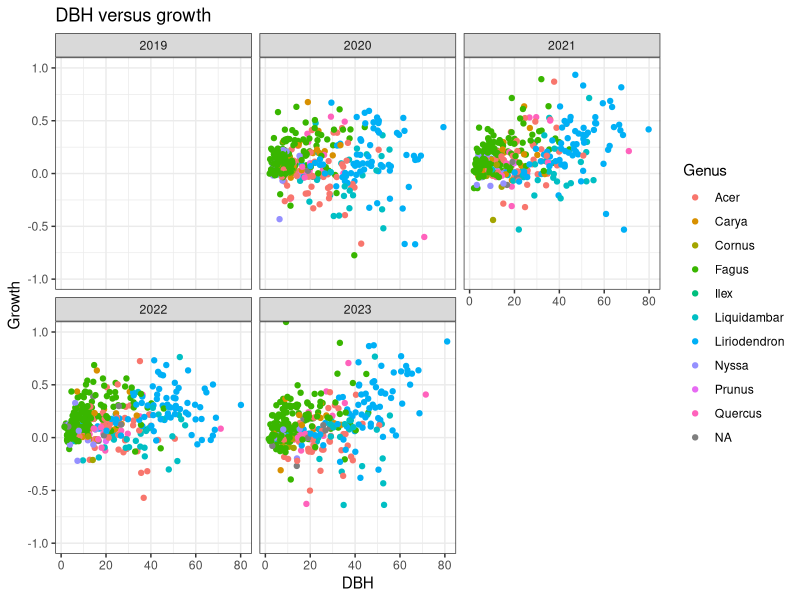
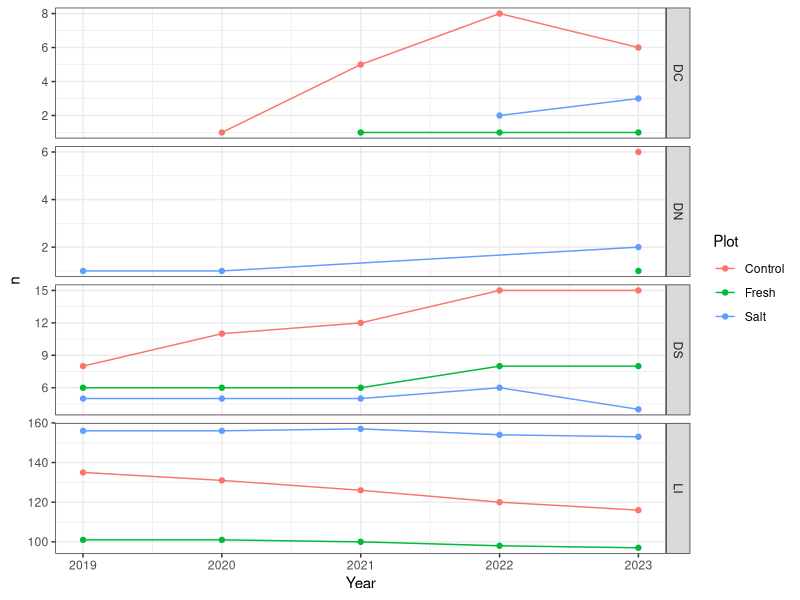
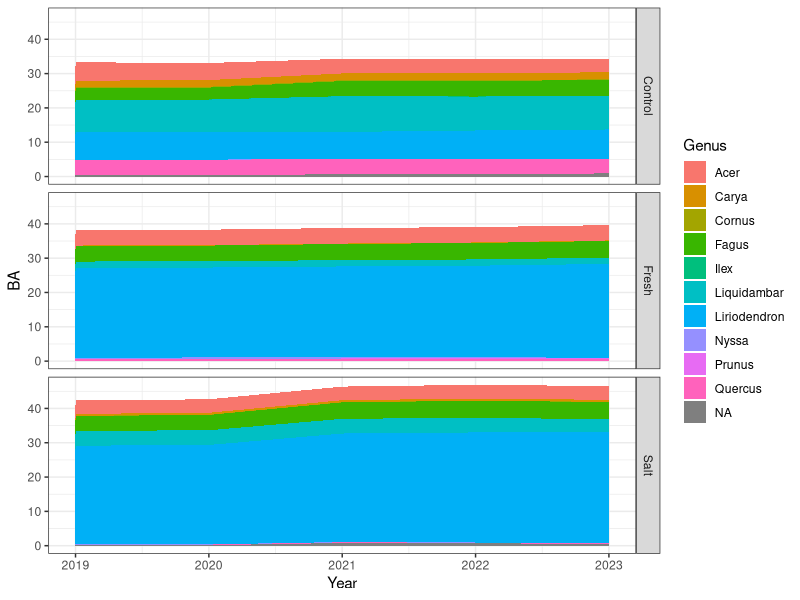
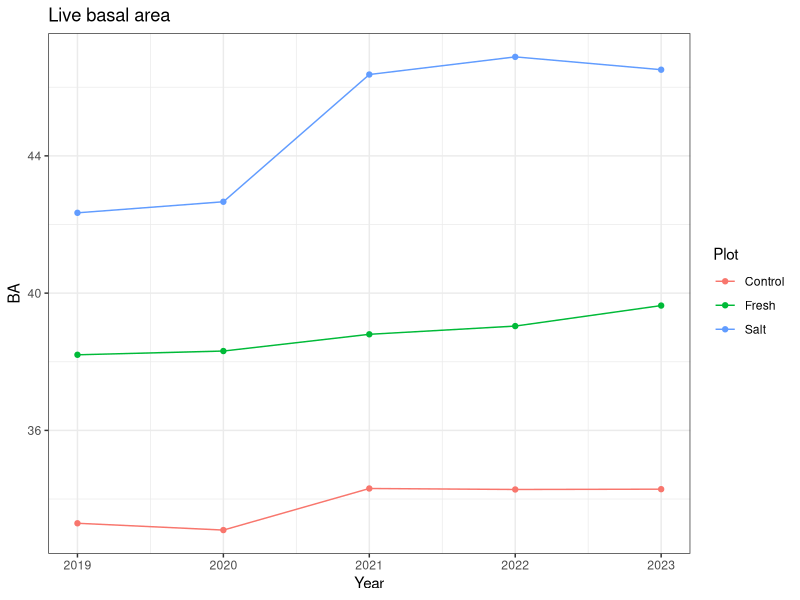
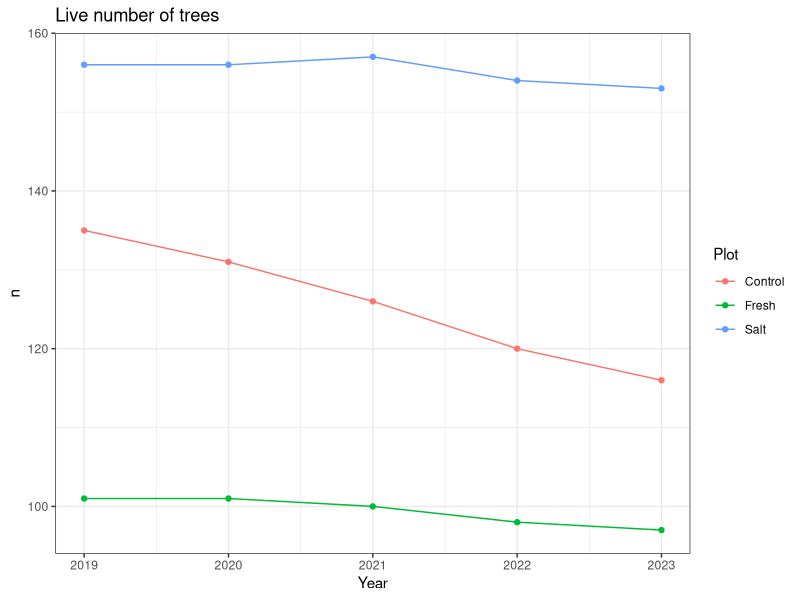

Generate these figures, in order, with R:
## ---- chunk 1
knitr::opts_chunk$set(echo = TRUE)

# QA/QC and summarize the TEMPEST inventory data
# BBL March 22022

library(readr)
library(dplyr)
library(tidyr)
library(ggplot2)
theme_set(theme_bw())
## ---- chunk 2
inv <- read_csv("../Data/tree_inventory/inventory.csv",
                col_types = cols(
                    Plot = col_character(),
                    Section = col_character(),
                    Tag = col_double(),
                    Grid = col_character(),
                    DBH_2019 = col_double(),
                    Date_2019 = col_date(format = ""),
                    Species_code = col_character(),
                    Status_2019 = col_character(),
                    DBH_2020 = col_double(),
                    Date_2020 = col_date(format = ""),
                    Status_2020 = col_character(),
                    Date_2021 = col_date(format = ""),
                    DBH_2021 = col_double(),
                    Status_2021 = col_character(),
                    Date_2022 = col_date(format = ""),
                    DBH_2022 = col_double(),
                    Status_2022 = col_character(),
                    Date_2023 = col_date(format = ""),
                    DBH_2023 = col_double(),
                    Status_2023 = col_character(),
                    Date_2024 = col_date(format = ""),
                    DBH_2024 = col_double(),
                    Status_2024 = col_character(),
                    In_Plot = col_logical(),
                    Notes = col_character(),
                    JS_codes = col_character()
                )
)
                
genera <- read_csv("../Data/tree_inventory/species-genera.csv", 
                   col_types = "cc")

# There are some trees in our records that aren't in the plot, because of plot
# relocation several years ago. Remove them
inv <- filter(inv, In_Plot)

# Compute growth
# Growth_{year} is the difference between DBH_{year} and DBH_{year-1}
# It may be negative, because of inaccuracies in hand measurement of DBH
# Also flag resurrection and zombie trees
cn <- colnames(inv)
cn <- cn[grep("DBH_[0-9]{4}$", cn)]
years <- as.integer(gsub("DBH_", "", cn))
for(yr in years[-1]) {
    inv[[paste0("Growth_", yr)]] <- inv[[paste0("DBH_", yr)]] - inv[[paste0("DBH_", yr-1)]]
    inv[[paste0("Resurrect_", yr)]] <- inv[[paste0("Status_", yr)]] == "LI" &
        inv[[paste0("Status_", yr-1)]] %in% c("DS", "DC")
    inv[[paste0("Zombie_", yr)]] <- inv[[paste0("Status_", yr)]] == "DS" &
        inv[[paste0("Status_", yr-1)]] == c("DC")}

# The inventory file is 'wide'; we want it long
# Helper function: pivot_longer and separate {prefix}_{year}
pivot_and_split <- function(df, col_prefix) {
    stopifnot(any(grepl(col_prefix, colnames(df)))) # not present
    newcol <- gsub("_", "", col_prefix)
    df %>%
        select(Plot, Section, Tag, Grid, Species_code, starts_with(col_prefix)) %>%
        pivot_longer(cols = starts_with(col_prefix), values_to = newcol) %>%
        separate(name, into = c("x", "Year")) %>%
        select(-x)
}

# Reshape and split the date_{year}, Status_{year}, and DBH_{year} columns
inv_long_dbh <- pivot_and_split(inv, "DBH_")
inv_long_date <- pivot_and_split(inv, "Date_")
inv_long_growth <- pivot_and_split(inv, "Growth_")
inv_long_resurrect <- pivot_and_split(inv, "Resurrect_")
inv_long_zombie <- pivot_and_split(inv, "Zombie_")
joincols <- c("Plot", "Section", "Tag", "Grid", "Species_code", "Year")
inv %>%
    pivot_and_split("Status_") %>%
    left_join(inv_long_dbh, by = joincols) %>%
    left_join(inv_long_growth, by = joincols) %>%
    left_join(inv_long_resurrect, by = joincols) %>%
    left_join(inv_long_zombie, by = joincols) %>%
    left_join(inv_long_date, by = joincols) %>%
    # clean up
    mutate(Year = as.integer(Year)) %>%
    arrange(Plot, Tag, Year) %>% 
    # add genus information for cleaner graphs
    left_join(genera, by = "Species_code") %>% 
    # status codes propagate to following years
    mutate(Status_original = Status) %>% 
    fill(Status) ->
    inv_long

rm(inv_long_dbh, inv_long_date, inv_long_growth, inv_long_resurrect, inv_long_zombie)
## ---- chunk 3
growth_limits <- c(-1.0, 1.0)
ggplot(inv_long, aes(DBH, Growth, color = Genus)) +
    geom_jitter(na.rm = TRUE) + 
    coord_cartesian(ylim = growth_limits) + 
    ggtitle("DBH versus growth") +
    facet_wrap(~Year)

inv_long %>% 
    filter(Growth >= min(growth_limits), Growth <= max(growth_limits)) %>% 
    group_by(Genus, Year) %>% 
    summarise(Growth = mean(Growth, na.rm = TRUE),
              .groups = "drop") %>% 
    pivot_wider(names_from = "Year", values_from = "Growth") %>% 
    knitr::kable(caption = "Growth by genus and year", digits = 2)

inv_long %>% 
    filter(Growth < min(growth_limits) | Growth > max(growth_limits)) %>% 
    select(Plot, Section, Tag, Grid, Species_code, Year, Status, DBH, Growth) %>% 
    knitr::kable(caption = "Extreme growth values")
## ---- chunk 4
inv_long %>% 
    filter(Resurrect) %>% 
    select(Plot, Section, Tag, Grid, Species_code, Year, Status, DBH) %>% 
    knitr::kable()
## ---- chunk 5
inv_long %>% 
    filter(Zombie) %>% 
    select(Plot, Section, Tag, Grid, Species_code, Year, Status, DBH) %>% 
    knitr::kable()
## ---- chunk 6
inv_long %>% 
    filter(!Status %in% c("LI", "DS", "DC", "DN")) %>% 
    knitr::kable(caption = "Bad status")

inv_long %>% 
    filter(DBH < 1) %>% 
    knitr::kable(caption = "Bad DBH")

inv_long %>%
    filter(Status == "LI", is.na(Species_code)) %>%
    group_by(Plot, Section, Tag, Grid, Species_code) %>% 
    summarise(Year = paste(Year, collapse = ", "), .groups = "drop") %>% 
    knitr::kable(caption = "Live tree, unknown species")
## ---- chunk 7
# Number of trees
inv_long %>%
    group_by(Plot, Year, Status) %>%
    summarise(n = n(), .groups = "drop") %>%
    ggplot(aes(Year, n, color = Plot, group = Plot)) +
    geom_point() +
    geom_line() +
    facet_grid(Status~., scales = "free")
## ---- chunk 8
# Live trees species mix
inv_long %>%
    filter(Status == "LI") %>%
    group_by(Plot, Year, Genus) %>%
    summarise(n = n(),
              BA = sum(((DBH / 100) / 2) ^ 2 * pi, na.rm = TRUE) * 10000 / (50 * 40),
              .groups = "drop") ->
    species_mix

# A table
species_mix %>% 
    filter(Year == max(Year)) %>% 
    group_by(Plot) %>% 
    mutate(BA_frac = BA / sum(BA)) %>% 
    knitr::kable(caption = "Basal area by plot and species")

# Live trees DBH
ggplot(species_mix, aes(Year, BA, fill = Genus)) +
    geom_area(position="stack") +
    facet_grid(Plot~.)
## ---- chunk 9
species_mix %>%
    group_by(Plot, Year) %>%
    summarise(n = sum(n),
              BA = sum(BA, na.rm = TRUE),
              .groups = "drop") ->
    plot_totals

ggplot(plot_totals, aes(Year, BA, color = Plot, group = Plot)) + geom_point() + geom_line() + ggtitle("Live basal area")
ggplot(plot_totals, aes(Year, n, color = Plot, group = Plot)) + geom_point() + geom_line() + ggtitle("Live number of trees")
